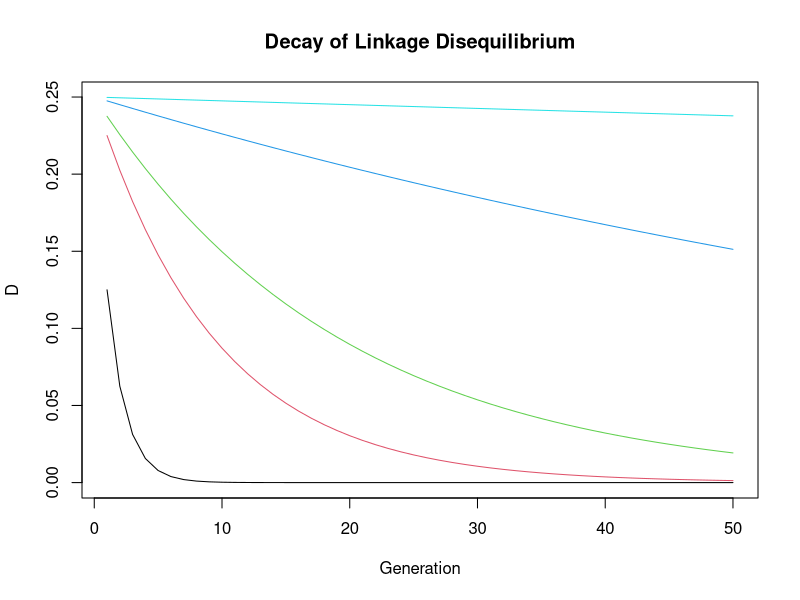
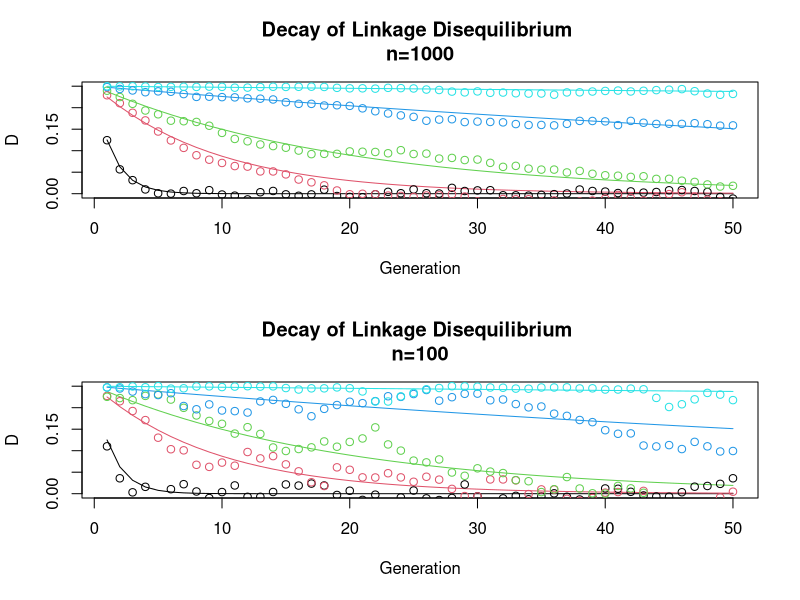

The R script that drew these images, in order:
## ---- chunk 1
Do <-.25
r <-c(.001,.01,.05,.1,.5)
r <-rev(r) # simple way to reverse order of elements; not needed if they had been input from largest to smallest
t <-c(1:50)
D <- sapply(r, function(x) Do*(1-x)^t )
matplot(D, type="l",main="Decay of Linkage Disequilibrium", xlab ="Generation", ylab="D",lty=1)
## ---- chunk 2
Dfin <- function(n){

n2 <-2*n

d <-matrix(0,50,5)
for (nr in 1:5){

a <-cbind(rep(0,n),rep(0,n))
b <-cbind(rep(1,n),rep(1,n))
gametes <-rbind(a,b)
newpop <-matrix(0,n2,2)
diploid <-matrix(0,2,2)
for (j in 1:50){
##n <-as.integer(rnorm(1,n,n/10))
##n2 <-2*n
k <-1
for (i in 1:n2){ 
  diploid <-gametes[sample(nrow(gametes),size=2,replace=TRUE),]
  rprob <-sample(runif(100,0,100),size=1)/100
  if (rprob>r[nr]){
		newpop[k,] <-diploid[sample(nrow(diploid),size=1),]
		k <-k+1} else{
		temp <- diploid[1,2]
		diploid[1,2] <- diploid[2,2]
		diploid[2,2] <- temp 
		newpop[k,] <- diploid[sample(nrow(diploid),size=1),]
k <-k+1}
	#print(diploid)
}
gamnum <-as.data.frame(table(newpop[,1], newpop[,2]))
gamfreq <-gamnum$Freq/n2
d[j,nr]<-gamfreq[1]*gamfreq[4]-gamfreq[2]*gamfreq[3]
gametes <-newpop
}
}
matplot(D, type="l",main=paste("Decay of Linkage Disequilibrium ","\n", "n=",n,sep=""), xlab ="Generation", ylab="D",lty=1)
for(j in 1:5){
	points(t,d[,j],col=j)
}
}
## ---- chunk 3
par(mfrow=c(2,1)) #create two panels in the plot window
sapply(c(1000,100),Dfin) # Do two simulations, one with N=1000 and one with N=100
par(mfrow=c(1,1)) #restore single graphic panel
